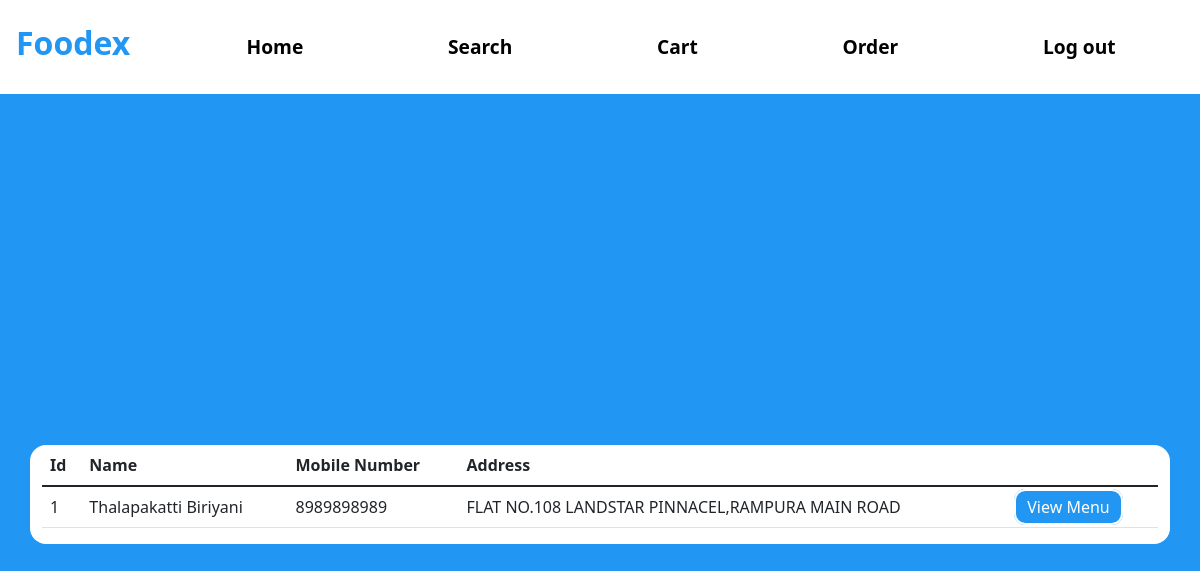
/View-Resturant, run on the app's committed database.
### tables this page shows
CREATE TABLE RESTAURANT(
                        RESTAURANT_ID INTEGER PRIMARY KEY AUTOINCREMENT,
                        NAME_OF_RESTAURANT TEXT,
                        RESTAURANT_PASSWORD TEXT,
                        ADDRESS TEXT,
                        MOBILE_NO INTEGER,
                        RESTAURANT_PIN TEXT,
                        RESTAURANT_IMAGE TEXT
                       );

### app.py (the view)
@app.route("/View-Resturant")
def User_View_Resturant():
    cursor = connection.cursor()
    count = cursor.execute("select * from RESTAURANT")
    result = cursor.fetchall()
    return render_template("View_Resturant.html", Resturant=result)

### templates/View_Resturant.html (shortened to what this page needs)
<!DOCTYPE html>
<html lang="en">
<head>
    <link href="https://cdn.jsdelivr.net/npm/bootstrap@5.1.3/dist/css/bootstrap.min.css" rel="stylesheet">
    <link rel= "stylesheet" type= "text/css" href= "{{ url_for('static',filename='Styles.css') }}">
</head>
<body style="background:#2196f3;">
<nav class="navbar navbar-expand-lg bg-white">
  <h3 class="navbar-brand Logo" style="color:#2196f3;font-size: 2rem;"href="#">Foodex</h3>
    <div class="container">
  <div class="collapse navbar-collapse" id="navbarSupportedContent">
    <ul class="navbar-nav mr-auto nav-links">
        <li class="nav-item">
        <a class="nav-link nav-link-btn" href="/User-Dashboard">Home</a>
      </li>
      <li class="nav-item">
        <a class="nav-link nav-link-btn" href="/View-Resturant">Search</a>
      </li>
      <li class="nav-item">
        <a class="nav-link nav-link-btn" href="/User-cart">Cart</a>
      </li>
        <li class="nav-item">
        <a class="nav-link nav-link-btn" href="/User-order">Order</a>
      </li>
        <li class="nav-item">
        <a class="nav-link nav-link-btn" href="/">Log out</a>
      </li>
    </ul>
  </div>
     </div>
</nav>
  <div class="ToCenter" >
  <div class="container">
        <div class="row">
            <div class="col">
                <table class="table">
                    <thead>
                      <tr>
                        <th scope="col">Id</th>
                        <th scope="col">Name</th>
                        <th scope="col">Mobile Number</th>
                        <th scope="col">Address</th>
                      </tr>
                    </thead>
                    <tbody>
                      {% for i in Resturant %}
                      <tr>
                        <td>{{i[0]}}</td>
                        <td>{{i[1]}}</td>
                          <td>{{i[4]}}</td>
                          <td>{{i[3]}}</td>
                            <td> <a class="Edit-btn" style="background:#2196f3;" href="/View-Resturant-menu?id={{i[0]}}"> View Menu</a> </td>
                      </tr>
                      {% endfor %}
                    </tbody>
                  </table>
            </div>
        </div>
    </div>
    </div>
<div class="area" >
          <ul class="circles">
          </ul>
   </div >
</body>
</html>

### static/Styles.css (style rules this page uses)
* { margin: 0px; padding: 0px; }
.ToCenter { display: flex; width: 100vw; min-height: 100vh; justify-content: center; align-items: center; background: rgba(0, 0, 0, 0); }
.container { min-width: 50vw; background: white; border-radius: 1rem; }
.Logo { text-align: center; padding: 1rem; font-weight: bold; }
.nav-links { width: 100%; display: flex; flex-direction: column; justify-content: space-around; align-items: center; }
.nav-link-btn { border:solid 2px white; font-size: 1.2rem; border-radius: 0.7rem; font-weight: bold; color: black; }
.Edit-btn { border:solid 2px white; color: white; text-decoration:none; padding: 0.3rem 0.7rem; border-radius: 0.7rem; }
.area { background: -webkit-linear-gradient(to left, #FB6C1F, #F9A72B); width: 100%; height:100vh; position: fixed; top: 0; width: 100%; z-index: -1; }
.circles { position: absolute; top: 0; left: 0; width: 100%; height: 100%; overflow: hidden; }

### data on the page
RESTAURANT: RESTAURANT_ID "1", NAME_OF_RESTAURANT "Thalapakatti Biriyani", MOBILE_NO "8989898989", ADDRESS "FLAT NO.108 LANDSTAR PINNACEL,RAMPURA MAIN ROAD"
